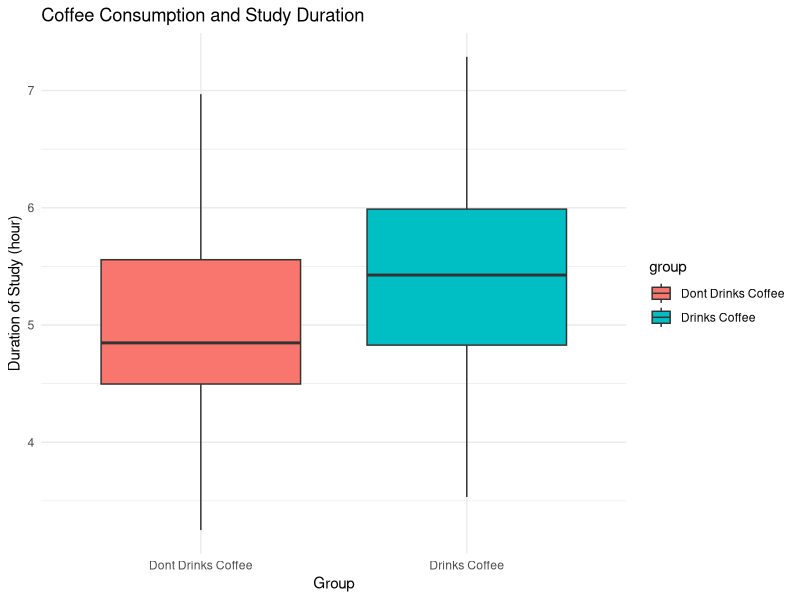

Write R code to recreate this figure.
library(tidyverse)

#create a random data set
set.seed(123) # getting a same result in every running

drinks_coffee <- rnorm(30, mean = 5.5, sd = 1)

not_drinks_coffee <- rnorm(30, mean = 4.8, sd = 1)

my_data <- data.frame(
  group = rep(c("Drinks Coffee", "Dont Drinks Coffee"), each = 30),
  duration_study <- c(drinks_coffee, not_drinks_coffee)
)

head(my_data)

ggplot(my_data, aes(x = group, y = duration_study, fill = group)) + 
  geom_boxplot() +
  theme_minimal() +
  labs(title = "Coffee Consumption and Study Duration", 
       x = "Group", y = "Duration of Study (hour)")

t_test_result <- t.test(duration_study ~ group, data = my_data, var.equal = TRUE)
print(t_test_result)
